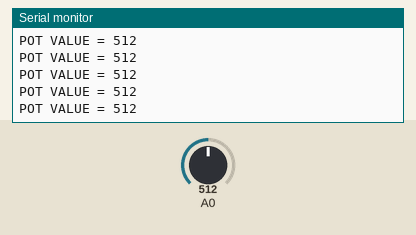
Simulated run of this sketch. Board: Arduino Uno, built with avr-gcc and run on an emulated ATmega328P. Parts: the last lines printed to the serial monitor. The test bench sets the inputs (shaded band); at power-on: A0 = 512.

Above: at 1.2 s.
1.3 s: A0 set to 716
At 1.31 s:
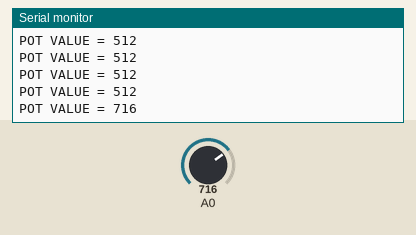
2.8 s: A0 set to 900
At 2.82 s:
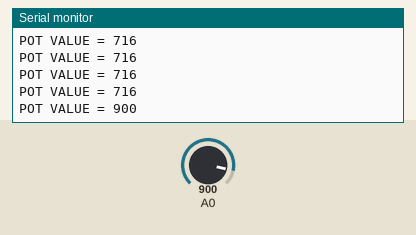
Timing chart, 0 to 5.8 s (numbered marks = the images above; inputs shaded):
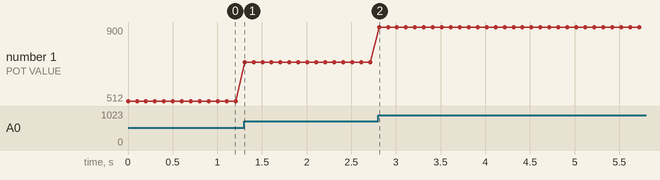

The sketch:

analog_in.ino
```cpp
void setup() {
  // put your setup code here, to run once:
  Serial.begin(9600);
}

void loop() {
  // put your main code here, to run repeatedly:
  int value=analogRead(A0);
  Serial.print("POT VALUE = ");
  Serial.println(value);
  delay(100);
}
```

Measured:
- after the input at 1.3 s, the serial monitor: prints a new line at once (image 1)
- after the input at 2.8 s, the serial monitor: prints a new line at once (image 2)
- plotted number 1: 512 → 716 after the input at 1.3 s, 716 → 900 after the input at 2.8 s
